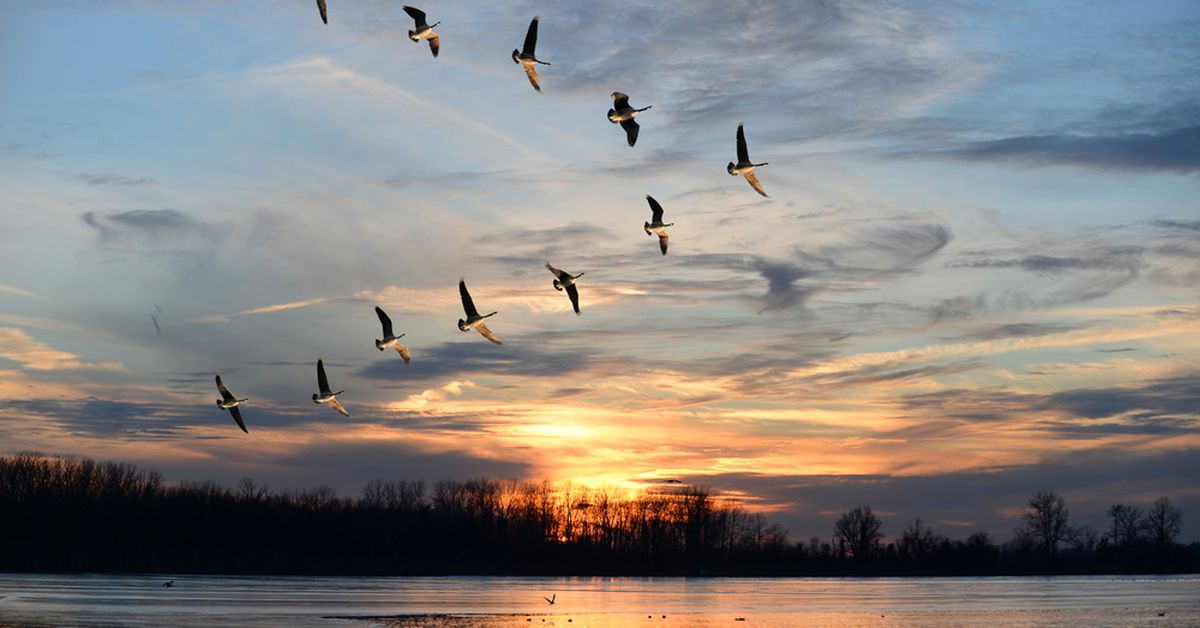
#> input picture img/birds.jpg, 1200 x 628 px, given in place of elon.jpg, which was not available
$ jupyter execute 'Brightness, Contrast, Graylevel.ipynb'   (text cells are left out)
#> lines starting #> are read from the running program, lines starting #| are printed output that depends on the picture; pictures that were not available may be replaced by others from this repository, and a replacement may not be noted
[cell 1]
import cv2
import numpy as np
import matplotlib.pyplot as plt

img = cv2.imread('./img/elon.jpg')
#> img is the input picture: shape (628, 1200, 3); mean B, G, R 129.5, 131.4, 134.1
img = cv2.cvtColor(img, cv2.COLOR_BGR2RGB)

zero_img = np.zeros_like(img)

final = cv2.addWeighted(img, 1.5, zero_img, 0, 0)
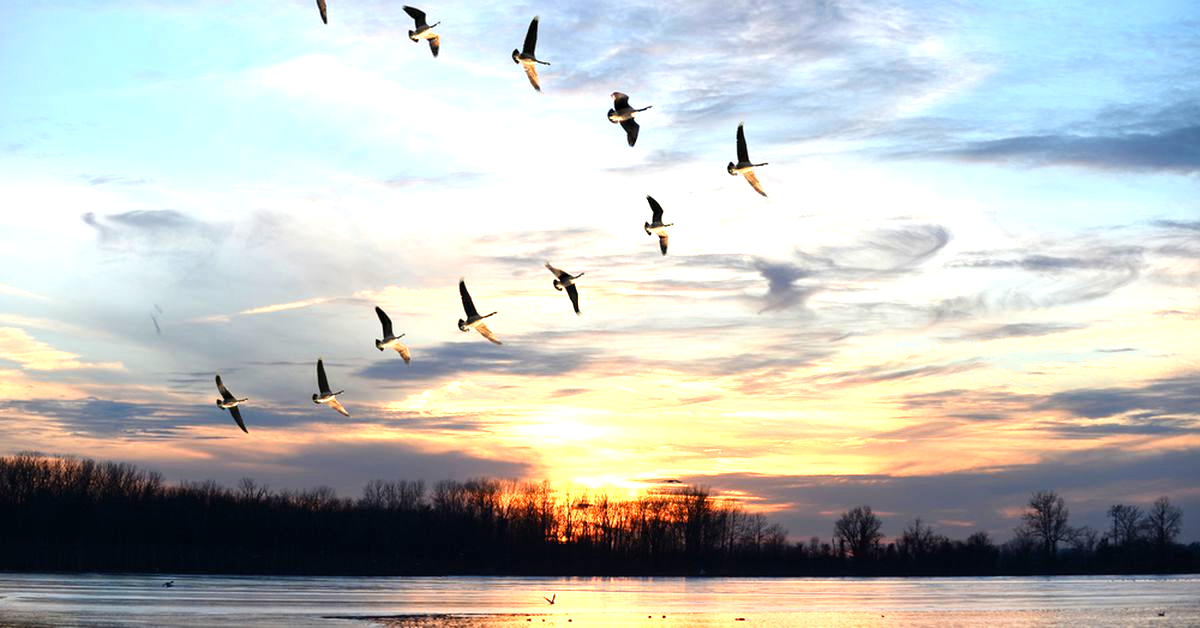
#> final: shape (628, 1200, 3); mean R, G, B 189, 192.1, 187.9

result = np.hstack((img, final))
plt.imshow(result)

[cell 2]
import cv2
import numpy as np
import matplotlib.pyplot as plt

img = cv2.imread('./img/elon.jpg')
img = cv2.cvtColor(img, cv2.COLOR_BGR2RGB)

zero_array = np.zeros_like(img)

result = cv2.addWeighted(img, 0.3, zero_array, 0, 0)
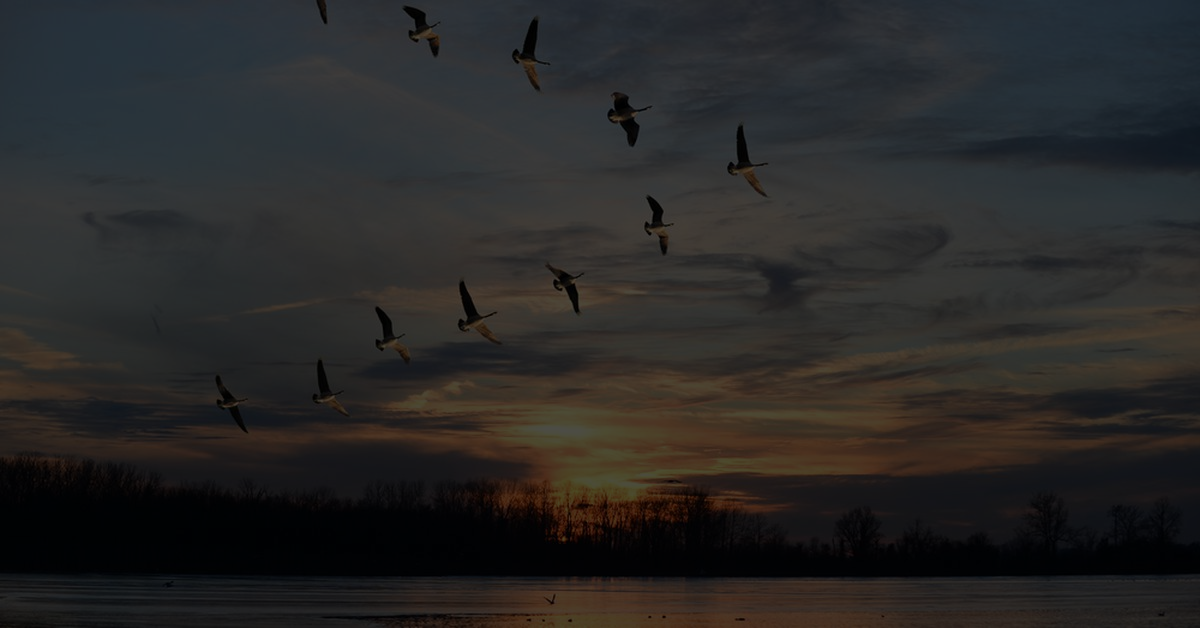
#> result: shape (628, 1200, 3); mean R, G, B 40.2, 39.4, 38.9


plt.imshow(result)

[cell 3]
import cv2
import numpy as np
import matplotlib.pyplot as plt

image=cv2.imread("./img/elon.jpg")
image = cv2.cvtColor(image, cv2.COLOR_BGR2GRAY)

row,col =image.shape
#> row = 628; col = 1200

k=70

for i in range(row):
    for j in range(col):
        a=image[i][j]+k
        if(a > 255):
            image[i][j]=255
        else:
            image[i][j]=a
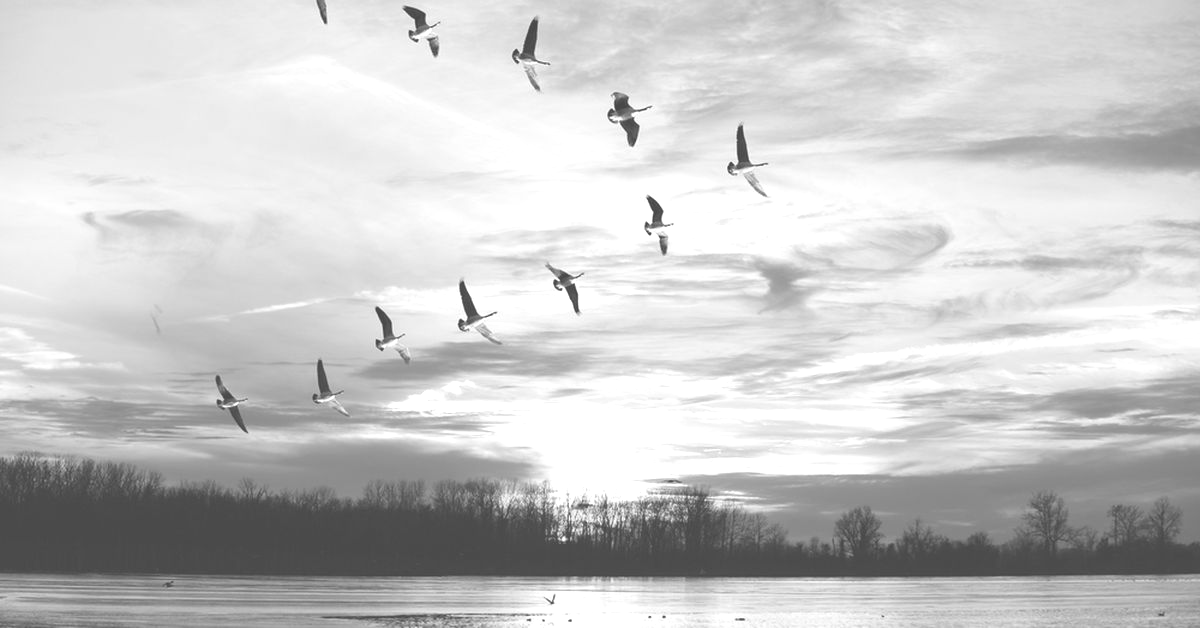
#> image: shape (628, 1200); min 70, max 255, mean 200.7

plt.imshow(image, cmap="gray")

[cell 4]
import cv2
import numpy as np
import matplotlib.pyplot as plt

image=cv2.imread("./img/elon.jpg")
image = cv2.cvtColor(image, cv2.COLOR_BGR2GRAY)

row,col =image.shape

k=70

for i in range(row):
    for j in range(col):
        a=abs(image[i][j]-k)
        if(a < 0):
            image[i][j]=0
        else:
            image[i][j]=a
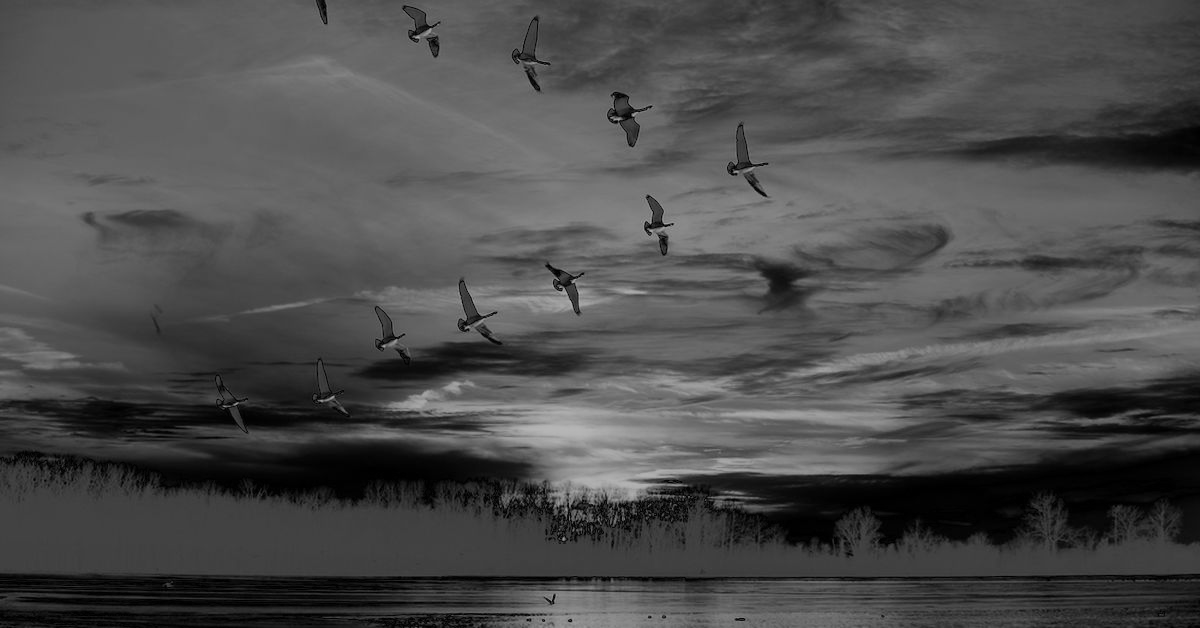
#> image: shape (628, 1200); min 0, max 182, mean 75.9
plt.imshow(image, cmap="gray")

[cell 5]
import cv2
import numpy as np
image=cv2.imread("./img/elon.jpg",0)
#> image: shape (628, 1200); min 0, max 255, mean 132
row,col=image.shape
k=12

for i in range(row):
    for j in range(col):
        image[i][j] = round((image[i][j]/k),0)


plt.imshow(image, cmap="gray")

[cell 6]
import cv2
import numpy as np
import matplotlib.pyplot as plt

image=cv2.imread("./img/elon.jpg")
image = cv2.cvtColor(image, cv2.COLOR_BGR2GRAY)

row,col =image.shape

k=2

for i in range(row):
    for j in range(col):
        a=image[i][j]*k
        if(a > 255):
            image[i][j]=255
        else:
            image[i][j]=a
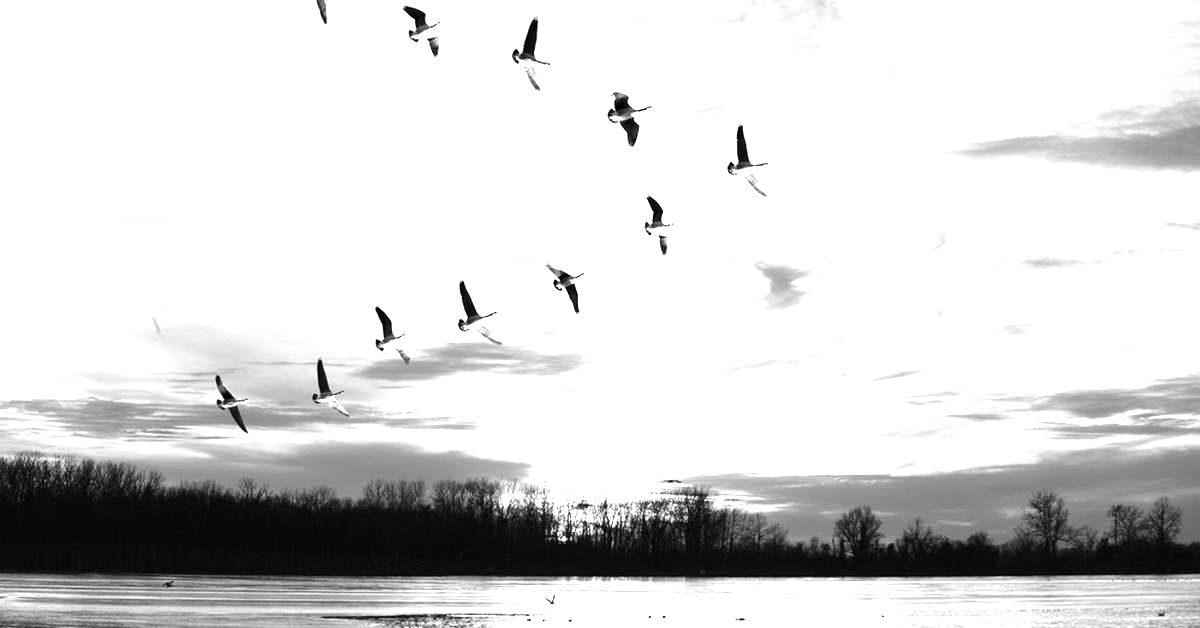
#> image: shape (628, 1200); min 0, max 255, mean 214.2

plt.imshow(image, cmap="gray")

[cell 7]
#gray level slicing without background
import cv2
import numpy as np
image=cv2.imread('./img/elon.jpg',0)

a=int(input('Enter the starting range:'))
#> the answer given: 3
b=int(input('Enter the end range:'))
#> the answer given: 3

h,b=image.shape
#> h = 628; b = 1200

for i in range(h):
    for j in range(b):
        if(image[i][j]>=a and image[i][j]<=b):
            image[i][j]=255
        else:
            image[i][j]=0
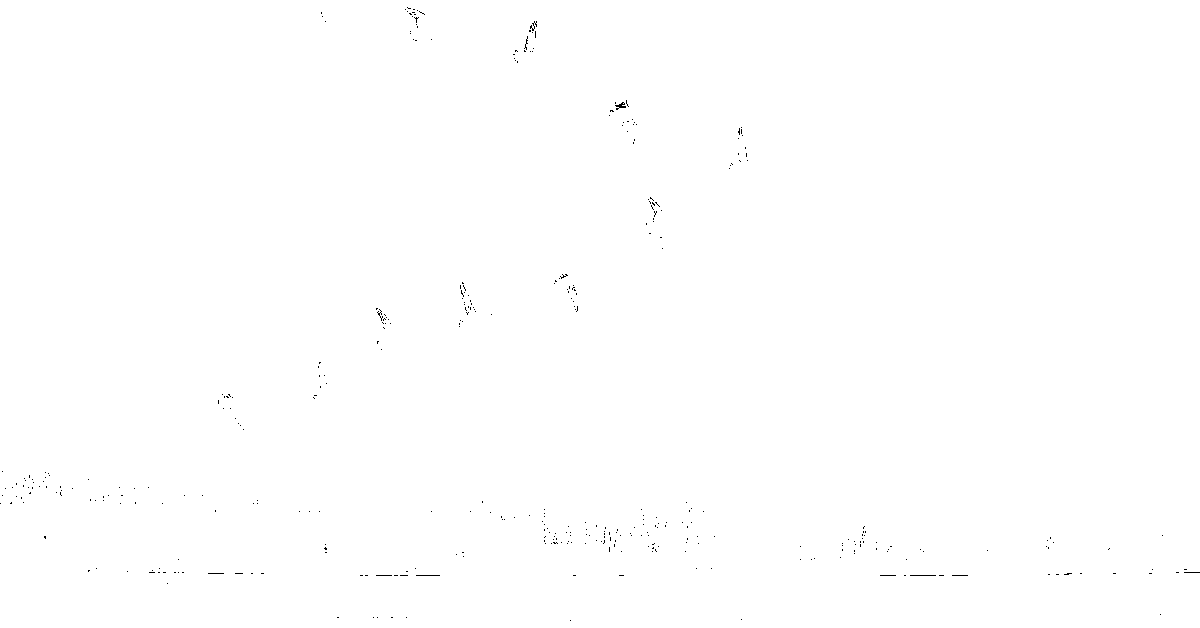
#> image: shape (628, 1200); 99.9% white; black in thin lines or dots

plt.imshow(image, cmap="gray")
